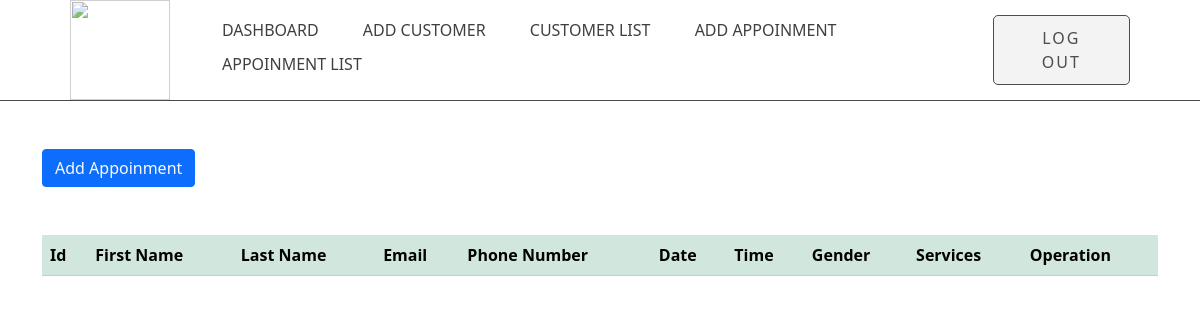
The app's page /Admin/appoinmentTable.php, older data.
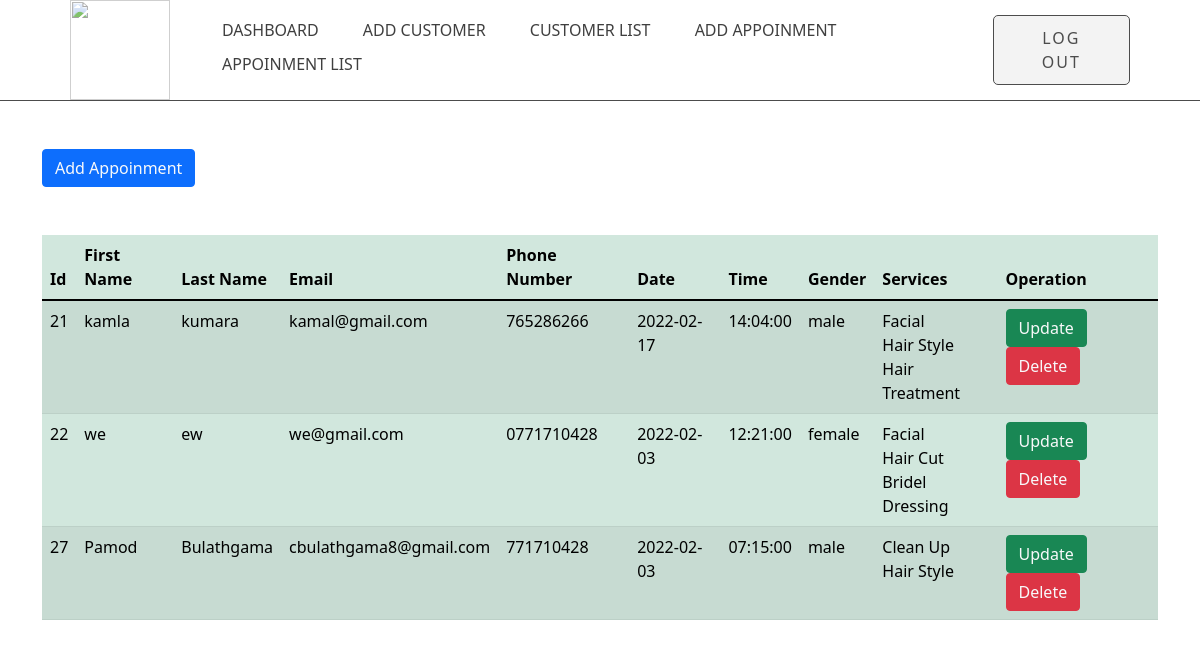
The same page, newer data.
### tables this page shows
CREATE TABLE `appoinment` (
  `id` int(11) NOT NULL,
  `Fname` varchar(50) NOT NULL,
  `Lname` varchar(50) NOT NULL,
  `email` varchar(50) NOT NULL,
  `number` varchar(50) NOT NULL,
  `date` date NOT NULL,
  `time` time NOT NULL,
  `gender` enum('male','female','other') NOT NULL,
  `service` varchar(200) NOT NULL
);

### Admin/appoinmentTable.php (the view, shortened to what this page needs)
<?php
    require("../connection/connect.php");
?>
<!DOCTYPE html>
<html lang="en">
<head>
    <link rel="stylesheet" href="./css/styles.css">
    <link href="https://cdn.jsdelivr.net/npm/bootstrap@5.1.3/dist/css/bootstrap.min.css" rel="stylesheet">
</head>
<body>
    <header>
        <img class="logo" src="../assets/images/icons/logo.png" alt="">
        <nav>
            <ul class="nav-area">
                <li><a href="dashboard.php">Dashboard</a></li>
                <li><a href="addCustomer.php">Add Customer</a></li>
                <li><a href="customerTable.php">Customer List</a></li>
                <li><a href="addAppoinment.php">Add Appoinment</a></li>
                <li><a href="appoinmentTable.php">Appoinment List</a></li>
            </ul>
        </nav>
        <form action="" method="post">
            <button class="btn-area" name="logout">Log Out</button>
        </form>
    </header>
    <section>
        <div class="container">
            <button class="btn btn-primary my-5" name="addUser"><a class="text-light" style="text-decoration: none;"
                    href="addAppoinment.php">Add
                    Appoinment</a></button>
            <table class="table table-success table-striped">
                <thead>
                    <tr>
                        <th scope="col">Id</th>
                        <th scope="col">First Name</th>
                        <th scope="col">Last Name</th>
                        <th scope="col">Email</th>
                        <th scope="col">Phone Number</th>
                        <th scope="col">Date</th>
                        <th scope="col">Time</th>
                        <th scope="col">Gender</th>
                        <th scope="col">Services</th>
                        <th scope="col">Operation</th>
                    </tr>
                </thead>
                <tbody>
                    <?php
                    $sql="select * from `appoinment`";
                    $result=mysqli_query($con,$sql);
                    if($result){
                        while($row=mysqli_fetch_assoc($result)){
                            $id=$row['id'];
                            $Fname=$row['Fname'];
                            $Lname=$row['Lname'];
                            $email=$row['email'];
                            $number=$row['number'];
                            $date=$row['date'];
                            $time=$row['time'];
                            $gender=$row['gender'];
                            $service=$row['service'];
                            echo '<tr>
                                <td scope="row">'.$id.'</td>
                                <td>'.$Fname.'</td>
                                <td>'.$Lname.'</td>
                                <td>'.$email.'</td>
                                <td>'.$number.'</td>
                                <td>'.$date.'</td>
                                <td>'.$time.'</td>
                                <td>'.$gender.'</td>
                                <td>'.$service.'</td>
                                <td>
                                    <button class="btn btn-success" name="update"><a class="text-light" style="text-decoration: none;" href="./update/appoinmentUpdate.php?updateid='.$id.'">Update</a></button>
                                    <button class="btn btn-danger" name="delete"><a class="text-light" style="text-decoration: none;" href="./delete/appoinmentDelete.php?deleteid='.$id.'">Delete</a></button>
                                </td>
                            </tr>';
                        }
                    }
                ?>
                </tbody>
            </table>
        </div>
    </section>
</body>
</html>

### Admin/css/styles.css (style rules this page uses)
a { text-decoration: none; }
header { width: 100%; display: -webkit-flex; display: -moz-flex; display: -ms-flex; display: flex; justify-content: space-between; align-items: center; padding: 0px 70px; background-color: rgb(255, 255, 255); opacity: 75%; position: relative; text-decoration: none; border-bottom: 1px solid #111; }
.logo { width: 100px; height: 100px; cursor: pointer; }
.nav-area { list-style: none; }
.nav-area li { display: inline-block; margin-top: 10px; padding: 0 20px; text-transform: uppercase; text-decoration: none; }
.nav-area li a { transition: 0.3s; color: rgb(0, 0, 0); font-weight: 500; text-decoration: none; }
.btn-area { cursor: pointer; color: #111; font-size: 16px; letter-spacing: 2px; text-transform: uppercase; padding: 10px 30px; border-radius: 5px; border: 1px solid #111; transition: all 0.3s ease; text-decoration: none; }

Row changes from the older to the newer data that the page shows:
added appoinment: id "21", Fname "kamla", Lname "kumara", email "kamal@gmail.com", number "765286266", date "2022-02-17", time "14:04:00", gender "male", service "Facial Hair Style Hair Treatment"
added appoinment: id "22", Fname "we", Lname "ew", email "we@gmail.com", number "0771710428", date "2022-02-03", time "12:21:00", gender "female", service "Facial Hair Cut Bridel Dressing"
added appoinment: id "27", Fname "Pamod", Lname "Bulathgama", email "cbulathgama8@gmail.com", number "771710428", date "2022-02-03", time "07:15:00", gender "male", service "Clean Up Hair Style"
